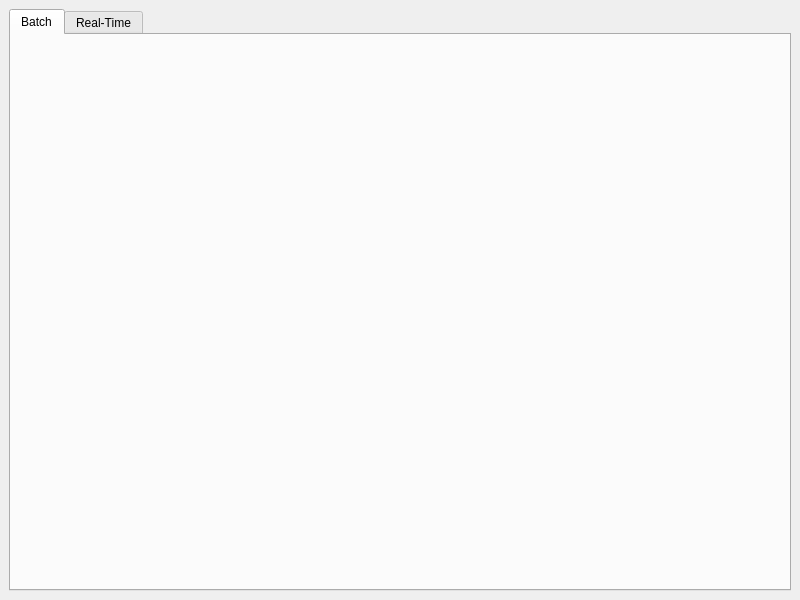
<?xml version="1.0" encoding="UTF-8"?>
<ui version="4.0">
 <class>MainWindow</class>
 <widget class="QMainWindow" name="MainWindow">
  <property name="geometry">
   <rect>
    <x>0</x>
    <y>0</y>
    <width>800</width>
    <height>600</height>
   </rect>
  </property>
  <widget class="QWidget" name="centralWidget">
   <layout class="QVBoxLayout" name="verticalLayout">
    <item>
     <widget class="QTabWidget" name="tabWidget">
      <widget class="QWidget" name="tabBatch">
       <attribute name="title">
        <string>Batch</string>
       </attribute>
      </widget>
      <widget class="QWidget" name="tabRealtime">
       <attribute name="title">
        <string>Real-Time</string>
       </attribute>
       <widget class="QPushButton" name="injectButton">
        <property name="text">
         <string>Inject</string>
        </property>
       </widget>
      </widget>
     </widget>
    </item>
   </layout>
  </widget>
 </widget>
</ui>
